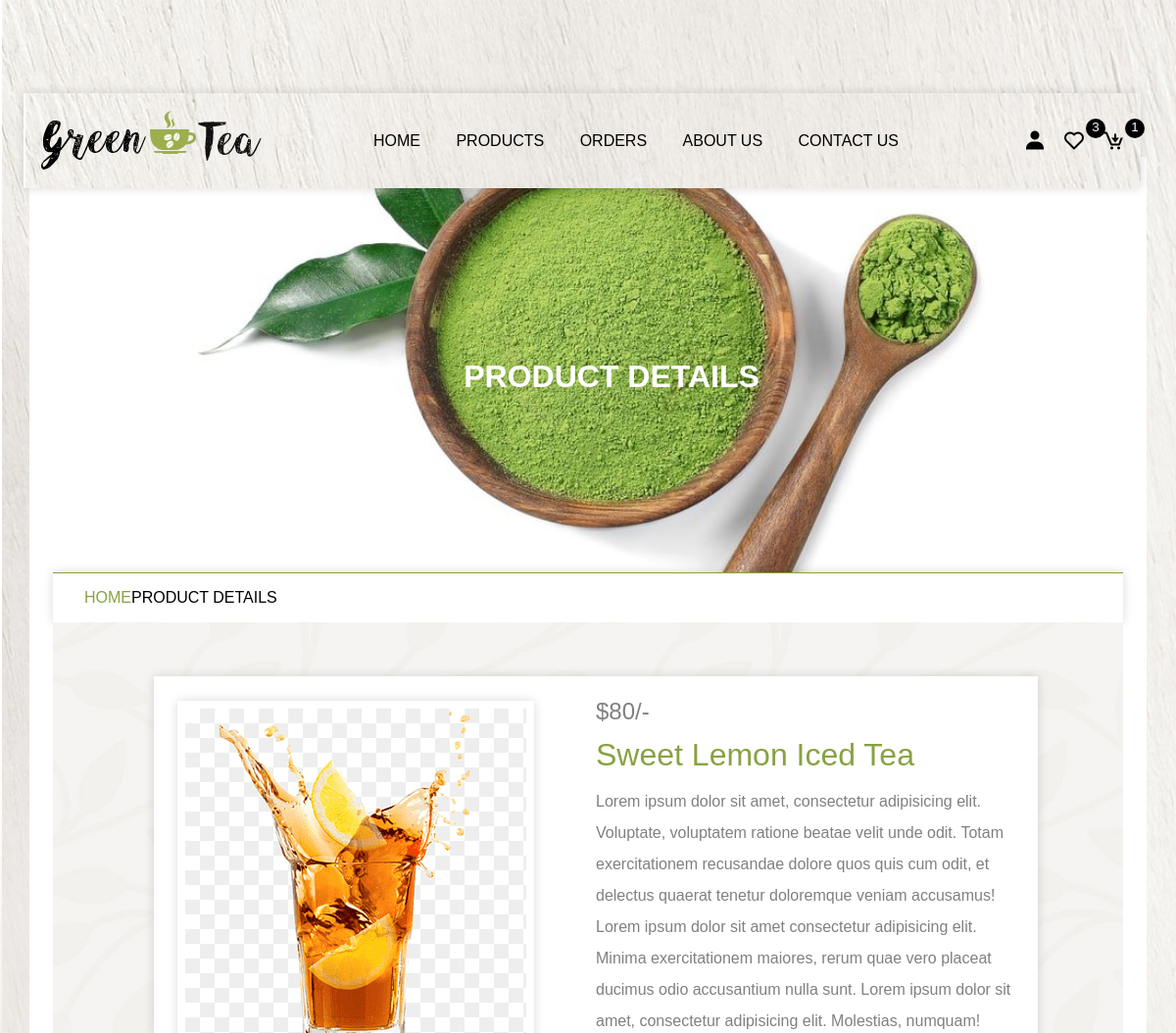
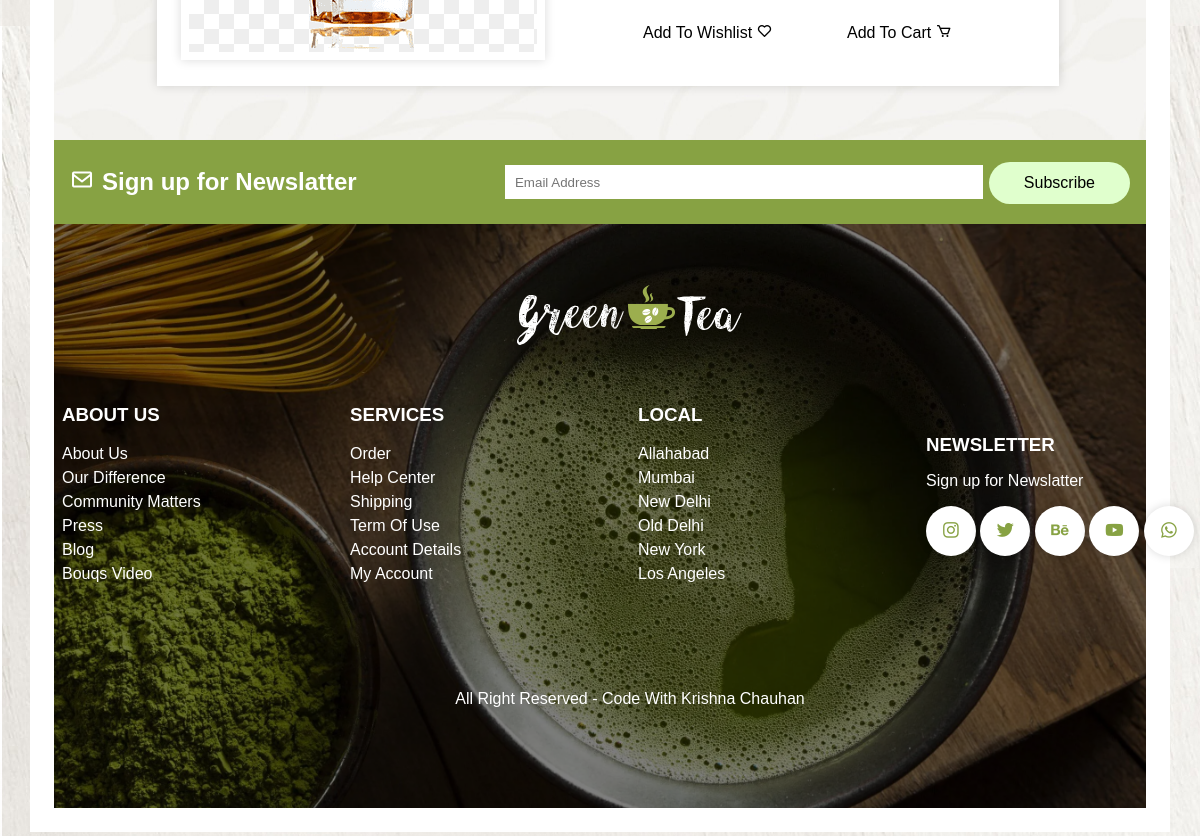
The app's page /view_page.php?pid=5 with its own data (2 pictures, top to bottom).
### tables this page shows
CREATE TABLE `products` (
  `id` int(25) NOT NULL,
  `name` varchar(255) NOT NULL,
  `price` int(255) NOT NULL,
  `image` varchar(255) NOT NULL,
  `product_detail` varchar(255) NOT NULL
);

### view_page.php (the view, shortened to what this page needs)
<?php
include 'components/connection.php';
?>
<!DOCTYPE html>
<html lang="en">
<head>
    <link href='https://unpkg.com/boxicons@2.1.4/css/boxicons.min.css' rel='stylesheet'>
</head>
<body>
    <?php include 'components/header.php';?>
    <div class="main">
        <div class="banner">
            <h1>Product Details</h1>
        </div>
        <div class="title2">
            <a href="home.php">Home</a><span>Product Details</span>
        </div>
        <section class="view_page">
            <?php
                if(isset($_GET['pid'])){
                    $pid = $_GET['pid'];
                    $select_products = $conn->prepare("SELECT * FROM `products` WHERE id = '$pid'");
                    $select_products->execute();
                    if($select_products->rowCount() > 0){
                        while($fetch_products = $select_products->fetch(PDO::FETCH_ASSOC)){
            ?>
            <form action="" method="post">
                <img src="img/<?php echo $fetch_products['image'];?>">
                <div class="detail">
                    <div class="price">$<?php echo $fetch_products['price']; ?>/-</div>
                    <div class="name"><?php echo $fetch_products['name']; ?></div>
                    <div class="detail">
                        <p>Lorem ipsum dolor sit amet, consectetur adipisicing elit. Voluptate, voluptatem ratione beatae velit unde odit. Totam exercitationem recusandae dolore quos quis cum odit, et delectus quaerat tenetur doloremque veniam accusamus! Lorem ipsum dolor sit amet consectetur adipisicing elit. Minima exercitationem maiores, rerum quae vero placeat ducimus odio accusantium nulla sunt. Lorem ipsum dolor sit amet, consectetur adipisicing elit. Molestias, numquam!
                        </p>
                    </div>
                    <div class="button">
                        <button type="submit" name="add_to_wishlist" class="btn">add to wishlist <i class="bx bx-heart"></i></button>
                        <button type="submit" name="add_to_cart" class="btn">add to cart <i class="bx bx-cart"></i></button>
                    </div>
                </div>
            </form>
            <?php
                       }
                    }
                 }
            ?>
        </section>
     <?php include 'components/footer.php'; ?>
    </div>
</body>
</html>

### records on screen
products: image (picture), price "80", name "Sweet Lemon Iced Tea"

### other values on screen
$total_wishlist_items "3"
$total_cart_items "1"
